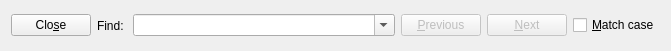
<?xml version="1.0" encoding="UTF-8"?>
<ui version="4.0">
 <class>SearchWidget</class>
 <widget class="QWidget" name="SearchWidget">
  <property name="geometry">
   <rect>
    <x>0</x>
    <y>0</y>
    <width>671</width>
    <height>51</height>
   </rect>
  </property>
  <property name="sizePolicy">
   <sizepolicy hsizetype="Preferred" vsizetype="Fixed">
    <horstretch>0</horstretch>
    <verstretch>0</verstretch>
   </sizepolicy>
  </property>
  <property name="windowTitle">
   <string>Form</string>
  </property>
  <layout class="QHBoxLayout" name="horizontalLayout">
   <property name="topMargin">
    <number>1</number>
   </property>
   <property name="bottomMargin">
    <number>1</number>
   </property>
   <item>
    <widget class="QPushButton" name="pbClose">
     <property name="text">
      <string>Clo&amp;se</string>
     </property>
    </widget>
   </item>
   <item>
    <widget class="QLabel" name="lSearch">
     <property name="text">
      <string>Find: </string>
     </property>
    </widget>
   </item>
   <item>
    <widget class="QComboBox" name="cbSearch">
     <property name="sizePolicy">
      <sizepolicy hsizetype="MinimumExpanding" vsizetype="Fixed">
       <horstretch>0</horstretch>
       <verstretch>0</verstretch>
      </sizepolicy>
     </property>
     <property name="editable">
      <bool>true</bool>
     </property>
     <property name="currentIndex">
      <number>-1</number>
     </property>
     <property name="maxCount">
      <number>100</number>
     </property>
     <property name="insertPolicy">
      <enum>QComboBox::NoInsert</enum>
     </property>
    </widget>
   </item>
   <item>
    <widget class="QPushButton" name="pbPrevious">
     <property name="enabled">
      <bool>false</bool>
     </property>
     <property name="text">
      <string>&amp;Previous</string>
     </property>
     <property name="icon">
      <iconset resource="../icons.qrc">
       <normaloff>:/icons/prev.png</normaloff>:/icons/prev.png</iconset>
     </property>
    </widget>
   </item>
   <item>
    <widget class="QPushButton" name="pbNext">
     <property name="enabled">
      <bool>false</bool>
     </property>
     <property name="text">
      <string>&amp;Next</string>
     </property>
     <property name="icon">
      <iconset resource="../icons.qrc">
       <normaloff>:/icons/next.png</normaloff>:/icons/next.png</iconset>
     </property>
    </widget>
   </item>
   <item>
    <widget class="QCheckBox" name="cbCase">
     <property name="text">
      <string>&amp;Match case</string>
     </property>
    </widget>
   </item>
  </layout>
 </widget>
 <resources>
  <include location="../icons.qrc"/>
 </resources>
 <connections>
  <connection>
   <sender>pbClose</sender>
   <signal>clicked()</signal>
   <receiver>SearchWidget</receiver>
   <slot>hide()</slot>
   <hints>
    <hint type="sourcelabel">
     <x>41</x>
     <y>34</y>
    </hint>
    <hint type="destinationlabel">
     <x>40</x>
     <y>46</y>
    </hint>
   </hints>
  </connection>
  <connection>
   <sender>pbNext</sender>
   <signal>clicked()</signal>
   <receiver>SearchWidget</receiver>
   <slot>findNext()</slot>
   <hints>
    <hint type="sourcelabel">
     <x>485</x>
     <y>26</y>
    </hint>
    <hint type="destinationlabel">
     <x>468</x>
     <y>44</y>
    </hint>
   </hints>
  </connection>
  <connection>
   <sender>pbPrevious</sender>
   <signal>clicked()</signal>
   <receiver>SearchWidget</receiver>
   <slot>findPrevious()</slot>
   <hints>
    <hint type="sourcelabel">
     <x>551</x>
     <y>28</y>
    </hint>
    <hint type="destinationlabel">
     <x>519</x>
     <y>45</y>
    </hint>
   </hints>
  </connection>
 </connections>
 <slots>
  <slot>findNext()</slot>
  <slot>findPrevious()</slot>
 </slots>
</ui>
